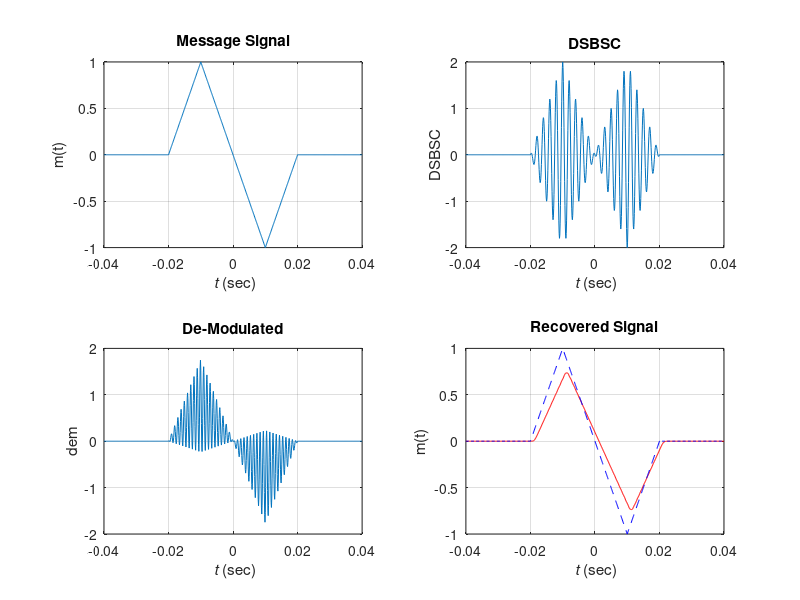
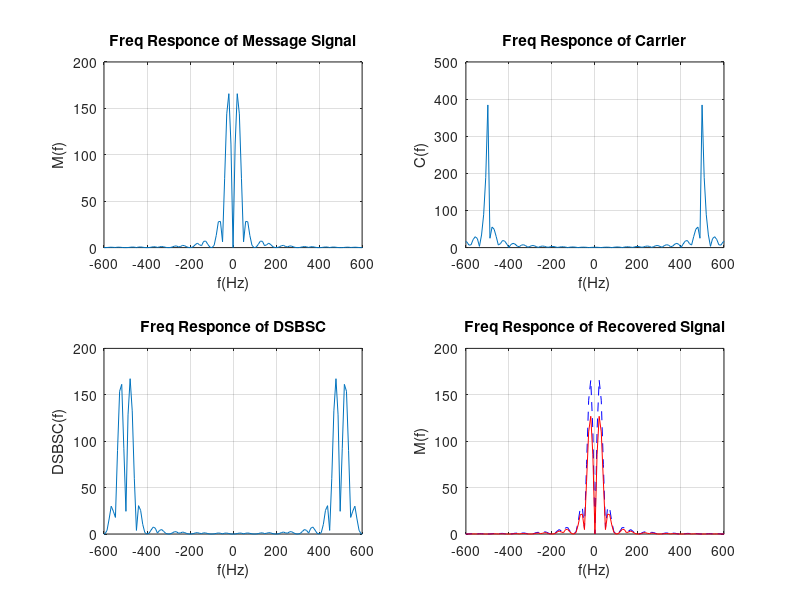

Here is the MATLAB script that generated these plots, in order: (Note: this script raises an error after producing the figures.)
                                    % =================================== %
                                    % PROGRAMMED BY SHEIKH MUKHTAR HUSSIN %
                                    % =================================== %
clear;
close all;
clc;

% ===============================
% DSBSC MODULATION SIGNAL 2 (Tri)
% ===============================

fs = 10e3;

t1 = -0.02:1.e-4:0;
t2 = 0:1.e-4:0.02;
Ta = 0.01;

m1 = 1 - abs((t1+Ta)/Ta);
m1 = [zeros([1 200]),m1,zeros([1 400])];
m2 = 1 - abs((t2-Ta)/Ta);
m2 = [zeros([1 400]),m2,zeros([1 200])];

msg = m1 - m2;

t = -0.04:1.e-4:0.04;
fc = 500;                           % Frquency of carrier wave


% Modulation
txCarrier = cos(2*fc*pi*t);
dsb =  2*msg.*txCarrier;

% ====================================
% De-Modulation By Synchoronous Method
% ====================================

phi_rx = 40*pi/180;
rxCarrier = cos(2*fc*pi*t + phi_rx);

dem = dsb.*rxCarrier;

% ==============================
% Filtering out High Frequencies
% ==============================

a = fir1(25,100*1/fs);
b = 1;
rec = filter(a,b,dem);

Nfft = length(t);
Nfft = 2^ceil(log2(Nfft));
f = (-Nfft/2:Nfft/2-1)/(Nfft*1/fs);
mF = fftshift(fft(msg,Nfft));              % Frequency Responce of Message Signal
cF =  fftshift(fft(txCarrier,Nfft));       % Frequency Responce of Carrier Signal
dsbF = fftshift(fft(dsb,Nfft));            % Frequency Responce of DSBSC
recF = fftshift(fft(rec,Nfft));            % Frequency Responce of Recovered Message Signal

% =============================
% Ploting signal in time domain
% =============================

figure(1);
subplot(2,2,1);                                    
plot(t,msg);
title('Message Signal');
xlabel('{\it t} (sec)');
ylabel('m(t)');
grid;

subplot(2,2,2);
plot(t,dsb);
title('DSBSC');
xlabel('{\it t} (sec)');
ylabel('DSBSC');
grid;

subplot(2,2,3);
plot(t,dem);
title('De-Modulated');
xlabel('{\it t} (sec)');
ylabel('dem')
grid;

subplot(2,2,4);
plot(t,rec, 'r'); hold on;
plot(t,msg, 'b--');
title('Recovered Signal');
xlabel('{\it t} (sec)');
ylabel('m(t)');
grid;

% ================================
% Ploting Freq Responce of Signals
% ================================

figure(2);
subplot(2,2,1);                                         
plot(f,abs(mF));
title('Freq Responce of Message Signal');
xlabel('f(Hz)');
ylabel('M(f)');
grid;
axis([-600 600 0 200]);

subplot(2,2,2);
plot(f,abs(cF));
title('Freq Responce of Carrier');
grid;
xlabel('f(Hz)');
ylabel('C(f)');
axis([-600 600 0 500]);

subplot(2,2,3);
plot(f,abs(dsbF));
title('Freq Responce of DSBSC');
xlabel('f(Hz)');
ylabel('DSBSC(f)');
grid;
axis([-600 600 0 200]);

subplot(2,2,4);
plot(f,abs(mF),   'b--'); hold on;
plot(f,abs(recF), 'r'); 
title('Freq Responce of Recovered Signal');
xlabel('f(Hz)');
ylabel('M(f)');
grid;
axis([-600 600 0 200]);


%% Arrange all plots on the display

if ~isRunningInOctave()
    autoArrangeFigures(1,2,2);
end

disp('Done.');
